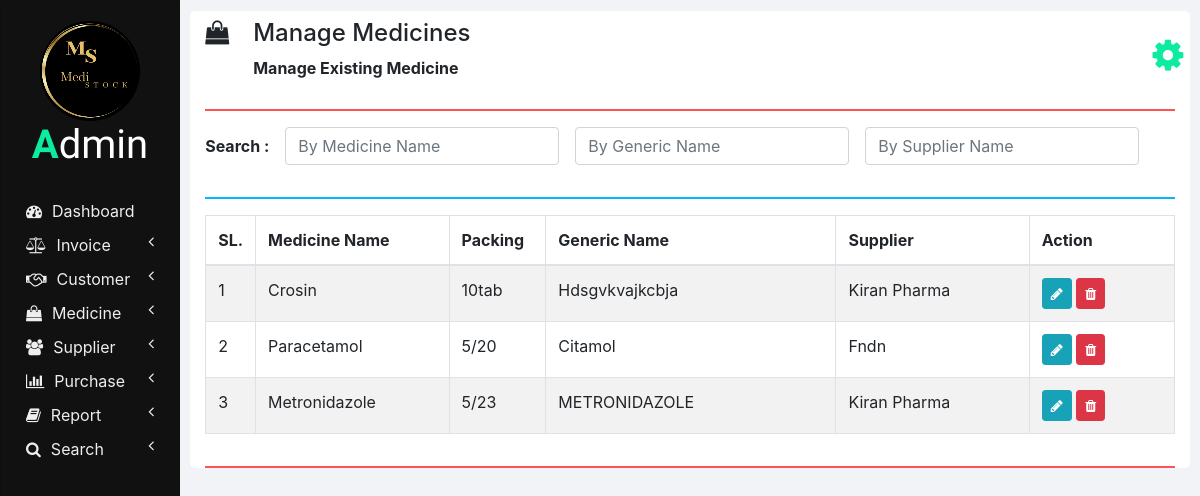
Screenshot of /manage_medicine.php with the database file from the repository.
### tables this page shows
CREATE TABLE `medicines` (
  `ID` int(11) NOT NULL,
  `NAME` varchar(100) NOT NULL,
  `PACKING` varchar(20) NOT NULL,
  `GENERIC_NAME` varchar(100) NOT NULL,
  `SUPPLIER_NAME` varchar(100) NOT NULL
);

### php/manage_medicine.php (the view, shortened to what this page needs)
<?php
  function showMedicines($id) {
    require "db_connection.php";
    if($con) {
      $seq_no = 0;
      $query = "SELECT * FROM medicines";
      $result = mysqli_query($con, $query);
      while($row = mysqli_fetch_array($result)) {
        $seq_no++;
        if($row['ID'] == $id)
          showEditOptionsRow($seq_no, $row);
        else
          showMedicineRow($seq_no, $row);
      }
    }
  }
  function showMedicineRow($seq_no, $row) {
    ?>
    <tr>
      <td><?php echo $seq_no; ?></td>
      <td><?php echo $row['NAME']; ?></td>
      <td><?php echo $row['PACKING']; ?></td>
      <td><?php echo $row['GENERIC_NAME']; ?></td>
      <td><?php echo $row['SUPPLIER_NAME']; ?></td>
      <td>
        <button href="" class="btn btn-info btn-sm" onclick="editMedicine(<?php echo $row['ID']; ?>);">
          <i class="fa fa-pencil"></i>
        </button>
        <button class="btn btn-danger btn-sm" onclick="deleteMedicine(<?php echo $row['ID']; ?>);">
          <i class="fa fa-trash"></i>
        </button>
      </td>
    </tr>
    <?php
  }
  ?>

### css/sidenav.css (style rules this page uses)
body { background-color: #f1f3f6; }
.sidenav { width: 15%; height: 100vh; background-color: #222222; position: fixed; z-index: 1; flex: 1 0 auto; }
.card { width: 100%; height: 100%; top: 0; border-radius: 0; background-color: #111111; }
.logo .logo-caption { font-family: 'Poiret One', cursive; color: #ffffff; text-align: center; margin-bottom: 25px; }
.logo .profile { margin-left: 50%; border-radius: 50%; transform: translate(-50%); }
.logo .tweak { color:#0ceba0; font-weight: bold; }
.main-menu-item { padding: 5px 5px; cursor: pointer; }
.main-menu-item > a { color: #eeeeee; text-decoration: none; font-size: 16px; }
.main-menu-item > a > span { margin-left: 10px; }

### css/home.css (style rules this page uses)
html, body { height: 100vh; }

### rows the page displays
medicines: seq_no "1", NAME "Crosin", PACKING "10tab", GENERIC_NAME "Hdsgvkvajkcbja", SUPPLIER_NAME "Kiran Pharma"
medicines: seq_no "2", NAME "Paracetamol", PACKING "5/20", GENERIC_NAME "Citamol", SUPPLIER_NAME "Fndn"
medicines: seq_no "3", NAME "Metronidazole", PACKING "5/23", GENERIC_NAME "METRONIDAZOLE", SUPPLIER_NAME "Kiran Pharma"

### other values shown
$heading "Manage Medicines"
$sub_heading "Manage Existing Medicine"
